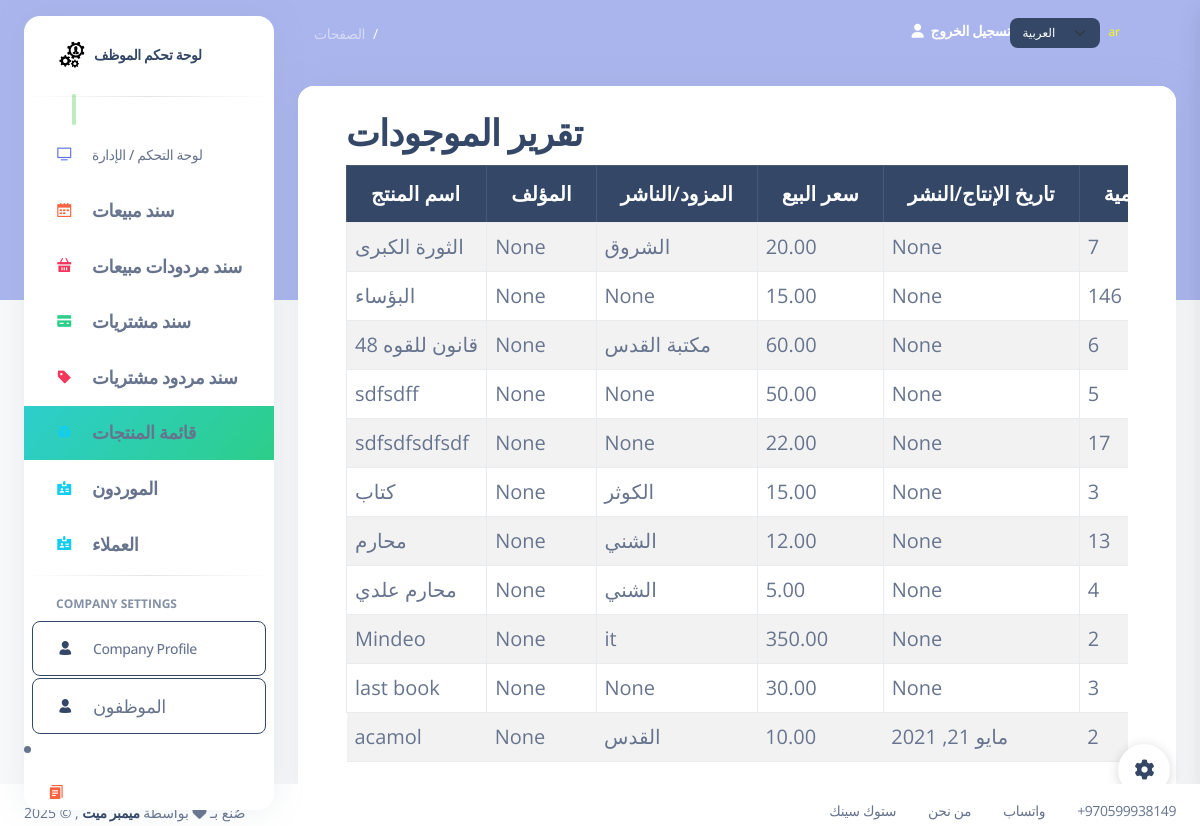
Page /stock_products_report/ on the committed database.
### my_app/models.py (models this page shows, shortened)
class Product(models.Model):
    product_name = models.CharField(max_length=255)
    quantity = models.IntegerField(default=0)
    purchasing_price = models.DecimalField(max_digits=6, decimal_places=2)
    sale_price = models.DecimalField(max_digits=6, decimal_places=2, null=True, blank=True)
    category = models.CharField(max_length=100, blank=True, null=True)
    expiry_date = models.DateField(blank=True, null=True)
    isbn = models.CharField(max_length=32, unique=True)
    production_date = models.DateField(blank=True, null=True)
    author = models.CharField(max_length=255, blank=True, null=True)
    supplier = models.CharField(max_length=255, blank=True, null=True)#publisher
    employee = models.ForeignKey(Employee, related_name="products", on_delete=models.CASCADE, null=True, blank=True)
    created_at = models.DateTimeField(auto_now_add=True)
    updated_at = models.DateTimeField(auto_now=True)
    objects = ProductManager()

### my_app/views.py (the view)
# urls.py: path('stock_products_report/', views.stock_products_report, name='stock_products_report'),
def stock_products_report(request):
    products = models.Product.objects.filter(quantity__gt=0)
    context = {
        'products': products,
    }
    return render(request, 'stock_products_report.html', context)

### my_app/templates/stock_products_report.html (shortened to what this page needs)
{% extends 'layouts/base.html' %}
{% load i18n %}
{% block content %}
  <div class="card" id="printableTable">
    <div class="card-header">
        <div class="container">
            <h2>{% trans "Stock Products Report" %}</h2>
            <div class="table-responsive p-0">
            <table class="table table-striped table-bordered">
                <thead class="table-dark">
                    <tr>
                        <th>{% trans "Product Name" %}</th>
                        <th>{% trans "Author" %}</th>
                        <th>{% trans "Supplier/Publisher" %}</th>
                        <th>{% trans "Sale Price" %}</th>
                        <th>{% trans "Production Date" %}</th>
                        <th>{% trans "Quantity" %}</th>
                    </tr>
                </thead>
                <tbody>
                    {% for product in products %}
                    <tr>
                        <td>{{ product.product_name }}</td>
                        <td>{{ product.author }}</td>
                        <td>{{ product.supplier }}</td>
                        <td>{{ product.sale_price }}</td>
                        <td>{{ product.production_date }}</td>
                        <td>{{ product.quantity }}</td>
                    </tr>
                    {% endfor %}
                </tbody>
            </table>
        </div>
    </div>
  </div>
</div>
{% endblock %}

### rows in the picture
Product: product_name "الثورة الكبرى", author "None", supplier "الشروق", sale_price "20.00", production_date "None", quantity "7"
Product: product_name "البؤساء", author "None", supplier "None", sale_price "15.00", production_date "None", quantity "146"
Product: product_name "48 قانون للقوه", author "None", supplier "مكتبة القدس", sale_price "60.00", production_date "None", quantity "6"
Product: product_name "sdfsdff", author "None", supplier "None", sale_price "50.00", production_date "None", quantity "5"
Product: product_name "sdfsdfsdfsdf", author "None", supplier "None", sale_price "22.00", production_date "None", quantity "17"
Product: product_name "كتاب", author "None", supplier "الكوثر", sale_price "15.00", production_date "None", quantity "3"
Product: product_name "محارم", author "None", supplier "الشني", sale_price "12.00", production_date "None", quantity "13"
Product: product_name "محارم علدي", author "None", supplier "الشني", sale_price "5.00", production_date "None", quantity "4"
Product: product_name "Mindeo", author "None", supplier "it", sale_price "350.00", production_date "None", quantity "2"
Product: product_name "last book", author "None", supplier "None", sale_price "30.00", production_date "None", quantity "3"
Product: product_name "acamol", author "None", supplier "القدس", sale_price "10.00", production_date "مايو 21, 2021", quantity "2"

### other values in the picture
{{ LANGUAGE_CODE }} "ar"
